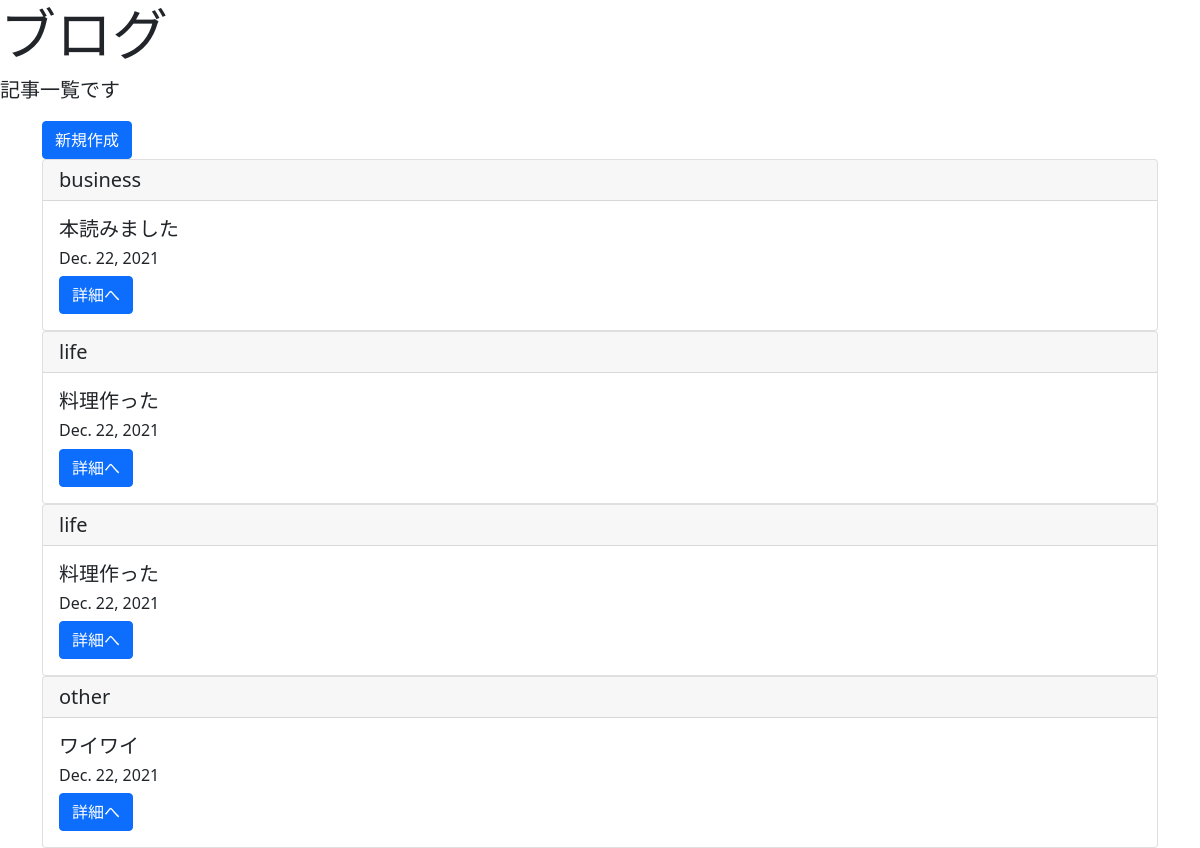
Page /list/ on the committed database.
### blogpost/models.py (models this page shows, shortened)
class BlogModel(models.Model):
    title = models.CharField(max_length=100)
    content = models.TextField()
    postdate = models.DateField(auto_now_add=True)
    category = models.CharField(
        max_length=50,
        choices = CATEGORY
    )

### blogpost/views.py (the view)
# urls.py: path('list/', BlogList.as_view(), name='list'),
class BlogList(ListView):
    template_name = 'list.html'
    model = BlogModel

### templates/list.html
{% extends 'base.html' %}
{% block header %}
<div class="jumbotron">
    <h1 class="display-4">ブログ</h1>
    <p class="lead">記事一覧です</p>
</div>
{% endblock header %}
{% block content %}
<div class='container'>
<a href="{% url 'create' %}" class="btn btn-primary">新規作成</a>
{% for item in object_list %}
    <div class="card">
        <h5 class="card-header">{{ item.category }}</h5>
        <div class="card-body">
            <h5 class="card-title">{{ item.title }}</h5>
            <h6 class="card-title">{{ item.postdate }}</h6>
            <a href="{% url 'detail' item.pk %}" class="btn btn-primary">詳細へ</a>
        </div>
    </div>
{% endfor %}
</div>
{% endblock content %}

### templates/base.html (shortened to what this page needs)
<!doctype html>
<html lang="en">
  <head>
    <link href="https://cdn.jsdelivr.net/npm/bootstrap@5.1.3/dist/css/bootstrap.min.css" rel="stylesheet">
  </head>
  <body>
    {% block header %}
    {% endblock header %}
    {% block content %}
    {% endblock content %}
  </body>
</html>

### rows in the picture
BlogModel: category "business", title "本読みました", postdate "Dec. 22, 2021"
BlogModel: category "life", title "料理作った", postdate "Dec. 22, 2021"
BlogModel: category "life", title "料理作った", postdate "Dec. 22, 2021"
BlogModel: category "other", title "ワイワイ", postdate "Dec. 22, 2021"
